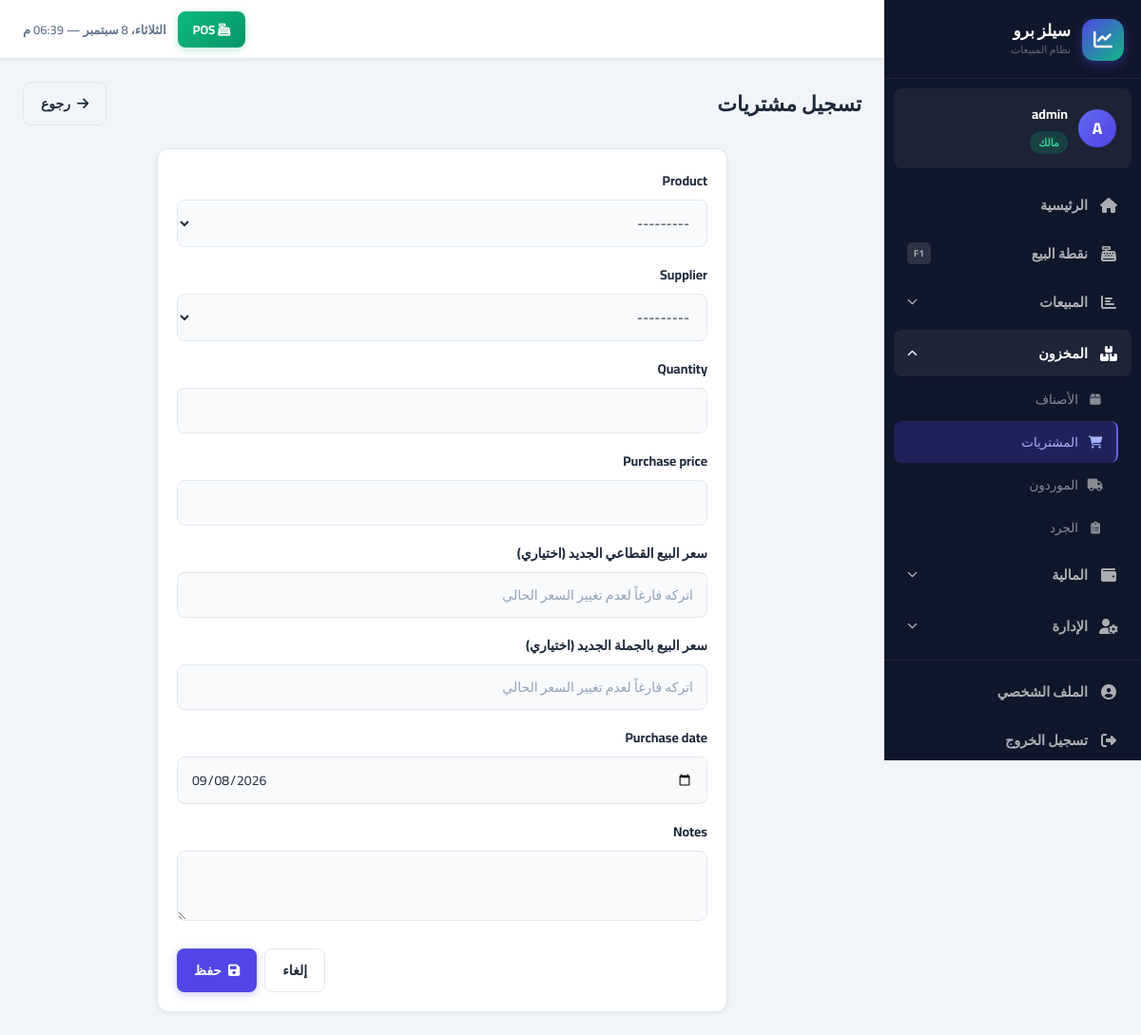
The app's page /inventory/purchases/create/ (signed in) with its own data.
### accounts/models.py (models this page shows, shortened)
class User(AbstractUser):
    role = models.ForeignKey(
        Role, on_delete=models.PROTECT, null=True, blank=True,
        related_name='users', verbose_name='الدور الوظيفي',
        help_text='فارغ لصاحب الحساب الرئيسي فقط'
    )
    parent = models.ForeignKey(
        'self', on_delete=models.CASCADE, null=True, blank=True,
        related_name='employees', verbose_name='المالك الرئيسي'
    )
    phone = models.CharField(max_length=20, blank=True, verbose_name='الهاتف')
    is_active = models.BooleanField(default=True, verbose_name='نشط')
    created_at = models.DateTimeField(auto_now_add=True)
    class Meta:
        verbose_name = 'مستخدم'
        verbose_name_plural = 'المستخدمون'
    def get_owner(self):
        if self.is_owner_account:
            return self
        return self.parent.get_owner()
    @property
    def is_owner_account(self):
        return self.parent_id is None
    def can_manage_users(self):
        return self.is_owner_account or self.has_perm_flag('can_manage_users')
    def has_perm_flag(self, code):
        if self.is_owner_account:
            return True
        if not self.role_id:
            return False
        return getattr(self.role, code, False)
    @property
    def role_label(self):
        if self.is_owner_account:
            return 'مالك'
        return self.role.name if self.role_id else '—'
    @property
    def role_slug(self):
        if self.is_owner_account:
            return 'owner'
        if not self.role_id:
            return 'custom'
        mapping = {'مدير': 'manager', 'كاشير': 'cashier', 'مشاهد': 'viewer'}
        return mapping.get(self.role.name, 'custom')

### inventory/views.py (the view, shortened to what this page needs)
# urls.py: path('purchases/create/', views.purchase_create, name='purchase_create'),
@login_required
def purchase_create(request):
    if not request.user.has_perm_flag('can_manage_purchases'):
        messages.error(request, 'ليس لديك صلاحية تسجيل المشتريات')
        return redirect('purchase_list')
    owner = request.user.get_owner()
    initial = {}
    product_id = request.GET.get('product')
    if product_id:
        initial['product'] = product_id
    form = PurchaseForm(request.POST or None, owner=owner, initial=initial)
    products = Product.objects.filter(owner=owner, is_active=True).values(
        'id', 'retail_price', 'wholesale_price'
    )
    return render(request, 'inventory/purchase_form.html', {
        'form': form, 'title': 'تسجيل مشتريات', 'products_json': list(products),
    })

### core/context_processors.py (called while the page is built)
def global_context(request):
    context = {}
    if request.user.is_authenticated:
        owner = request.user.get_owner()
        low_stock_count = Product.objects.filter(
            owner=owner,
            current_stock__lte=F('min_stock')
        ).count()
        context['low_stock_count'] = low_stock_count
        context['current_user'] = request.user
    return context

### templates/inventory/purchase_form.html (shortened to what this page needs)
{% extends 'base/base.html' %}
{% block content %}
<div class="page-header"><div><h1 class="page-title">{{ title }}</h1></div>
<div class="page-actions"><a href="/inventory/purchases/" class="btn btn-outline"><i class="fas fa-arrow-right"></i> رجوع</a></div></div>
<div class="card" style="max-width:600px;margin:0 auto;"><div class="card-body">
<form method="post">{% csrf_token %}
{% for field in form %}<div class="form-group"><label class="form-label">{{ field.label }}</label>{{ field }}
</div>{% endfor %}
<div style="display:flex;gap:8px;justify-content:flex-end;margin-top:20px;">
<a href="/inventory/purchases/" class="btn btn-outline">إلغاء</a>
<button type="submit" class="btn btn-primary"><i class="fas fa-save"></i> حفظ</button>
</div></form></div></div>
{% endblock %}

### templates/base/base.html (shortened to what this page needs)
<!DOCTYPE html>
<html lang="ar" dir="rtl">
<head>
    <link rel="stylesheet" href="https://cdnjs.cloudflare.com/ajax/libs/font-awesome/6.5.0/css/all.min.css">
    <link rel="stylesheet" href="/static/css/main.css">
</head>
<body>
{% if user.is_authenticated %}
<aside class="sidebar" id="sidebar">
    <div class="sb-brand">
        <div class="sb-logo"><i class="fas fa-chart-line"></i></div>
        <div>
            <div class="sb-name">سيلز برو</div>
            <div class="sb-sub">نظام المبيعات</div>
        </div>
    </div>
    <div class="sb-user">
        <div class="sb-avatar">{{ user.first_name.0|default:user.username.0|upper }}</div>
        <div class="sb-user-info">
            <span class="sb-user-name">{{ user.get_full_name|default:user.username }}</span>
            <span class="sb-role role-{{ user.role_slug }}">{{ user.role_label }}</span>
        </div>
    </div>
    <nav class="sb-nav">
        <a href="/dashboard/" class="sb-link {% if request.path == '/dashboard/' %}active{% endif %}">
            <span class="sb-icon"><i class="fas fa-home"></i></span>
            <span>الرئيسية</span>
        </a>
        <a href="/pos/" class="sb-link sb-pos {% if '/pos/' in request.path %}active{% endif %}">
            <span class="sb-icon"><i class="fas fa-cash-register"></i></span>
            <span>نقطة البيع</span>
            <span class="sb-key">F1</span>
        </a>
        <div class="sb-group">
            <button class="sb-group-btn {% if '/sales/' in request.path or '/customers/' in request.path %}open{% endif %}"
                    onclick="toggleGroup(this)">
                <span class="sb-icon"><i class="fas fa-chart-bar"></i></span>
                <span>المبيعات</span>
                <i class="fas fa-chevron-down sb-arrow"></i>
            </button>
        </div>
        <div class="sb-group">
            <button class="sb-group-btn {% if '/inventory/' in request.path %}open{% endif %}"
                    onclick="toggleGroup(this)">
                <span class="sb-icon"><i class="fas fa-boxes"></i></span>
                <span>المخزون</span>
                <i class="fas fa-chevron-down sb-arrow"></i>
            </button>
            <div class="sb-group-items {% if '/inventory/' in request.path %}show{% endif %}">
                <a href="/inventory/" class="sb-sub-link {% if '/inventory/' in request.path and 'purchase' not in request.path and 'supplier' not in request.path and 'report' not in request.path %}active{% endif %}">
                    <i class="fas fa-box"></i> الأصناف
                </a>
                <a href="/inventory/purchases/" class="sb-sub-link {% if 'purchases' in request.path %}active{% endif %}">
                    <i class="fas fa-shopping-cart"></i> المشتريات
                </a>
                <a href="/inventory/suppliers/" class="sb-sub-link {% if 'suppliers' in request.path %}active{% endif %}">
                    <i class="fas fa-truck"></i> الموردون
                </a>
                <a href="/inventory/report/" class="sb-sub-link {% if 'inventory/report' in request.path %}active{% endif %}">
                    <i class="fas fa-clipboard-list"></i> الجرد
                </a>
            </div>
        </div>
        <div class="sb-group">
            <button class="sb-group-btn {% if '/expenses/' in request.path or '/reports/' in request.path %}open{% endif %}"
                    onclick="toggleGroup(this)">
                <span class="sb-icon"><i class="fas fa-wallet"></i></span>
                <span>المالية</span>
                <i class="fas fa-chevron-down sb-arrow"></i>
            </button>
        </div>
        {% if user.can_manage_users %}
        <div class="sb-group">
            <button class="sb-group-btn {% if '/accounts/users' in request.path or '/accounts/roles' in request.path %}open{% endif %}"
                    onclick="toggleGroup(this)">
                <span class="sb-icon"><i class="fas fa-user-cog"></i></span>
                <span>الإدارة</span>
                <i class="fas fa-chevron-down sb-arrow"></i>
            </button>
        </div>
        {% endif %}
    </nav>
    <div class="sb-footer">
        <a href="/accounts/profile/" class="sb-link {% if '/accounts/profile/' in request.path %}active{% endif %}">
            <span class="sb-icon"><i class="fas fa-user-circle"></i></span>
            <span>الملف الشخصي</span>
        </a>
        <a href="/accounts/logout/" class="sb-link sb-logout">
            <span class="sb-icon"><i class="fas fa-sign-out-alt"></i></span>
            <span>تسجيل الخروج</span>
        </a>
    </div>
</aside>
<div class="main-wrapper">
    <header class="topbar">
        <div class="topbar-end">
            <a href="/pos/" class="topbar-pos"><i class="fas fa-cash-register"></i> POS</a>
            <div class="topbar-clock" id="topbarClock"></div>
        </div>
    </header>
    <main class="page-content">
        {% block content %}{% endblock %}
    </main>
</div>
{% else %}
{% block auth_content %}{% endblock %}
{% endif %}
</body>
</html>

### records on screen
User: first_name.0 "A", get_full_name "admin", role_label "مالك"

### other values on screen
{{ title }} "تسجيل مشتريات"
{{ field.label }} "Product" "Supplier" "Quantity" "Purchase price" "سعر البيع القطاعي الجديد (اختياري)" "سعر البيع بالجملة الجديد (اختياري)" "Purchase date" "Notes"
